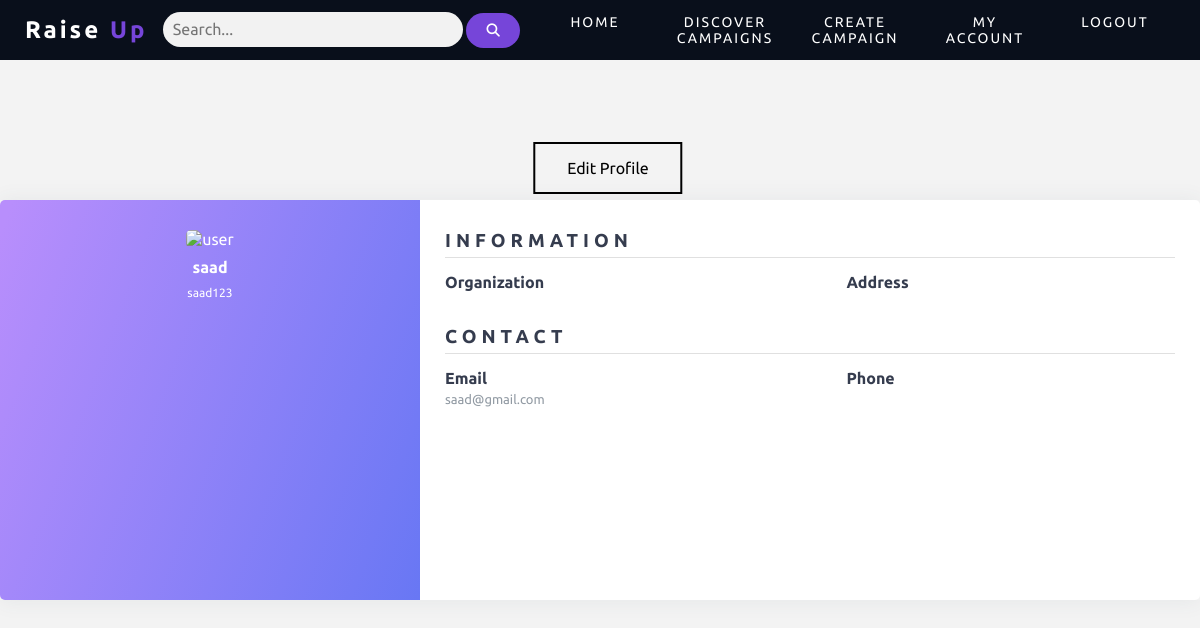
/profile.php (signed in), run on the app's committed database.
### tables this page shows
CREATE TABLE `user_info` (
  `id` int(11) NOT NULL,
  `name` varchar(50) NOT NULL,
  `username` varchar(25) NOT NULL,
  `email` varchar(50) NOT NULL,
  `password` varchar(20) NOT NULL,
  `roleID` int(1) NOT NULL,
  `organization` varchar(50) DEFAULT NULL,
  `address` varchar(200) DEFAULT NULL,
  `phone` bigint(15) DEFAULT NULL,
  `image` varchar(255) DEFAULT NULL
);

### profile.php (the view, shortened to what this page needs)
<?php
	require 'config.php';
  	$id = $_SESSION['id'];
  	$sql = "SELECT * FROM user_info WHERE id = '$id'";
  	$result = mysqli_query($conn, $sql);
  	$user = mysqli_fetch_assoc($result);
?>
<!DOCTYPE html>
<html>
<head>
</head>
<body>
 <?php include('header-footer/headeruser.php'); ?>
<div class="buttons">
 <form action="updateprofile.php" method="post">
  <button class="pulse">Edit Profile</button>
  </form>
</div>
<div class="wrapper">
    <div class="left">
        <img src="<?php  echo htmlspecialchars($user['image']); ?>" alt="user" height="150">
        <h4><?php  echo htmlspecialchars($user['name']); ?></h4>
         <p><?php  echo htmlspecialchars($user['username']); ?></p>
    </div>
    <div class="right">
        <div class="info">
            <h3>Information</h3>
            <div class="info_data">
                 <div class="data">
                    <h4>Organization</h4>
                 </div>
                 <div class="data">
                   <h4>Address</h4>
              </div>
            </div>
        </div>
      <div class="projects">
            <h3>Contact</h3>
            <div class="projects_data">
                 <div class="data">
                    <h4>Email</h4>
                    <p><?php  echo htmlspecialchars($user['email']); ?></p>
                 </div>
                 <div class="data">
                   <h4>Phone</h4>
              </div>
            </div>
        </div>
    </div>
</div>
</body>
</html>

### profile.php (style rules this page uses)
* { margin: 0; padding: 0; box-sizing: border-box; list-style: none; font-family: 'Josefin Sans', sans-serif; }
body { background-color: #f3f3f3; }
.wrapper { position: absolute; top: 50%; left: 50%; transform: translate(-50%,-50%); width: 1200px; height: 400px; display: flex; box-shadow: 0 1px 20px 0 rgba(69,90,100,.08); }
.wrapper .left { width: 35%; background: linear-gradient(110.6deg, rgb(184, 142, 252) 2.2%, rgb(104, 119, 244) 100.2%); padding: 30px 25px; border-top-left-radius: 5px; border-bottom-left-radius: 5px; text-align: center; color: #fff; }
.wrapper .left img { border-radius: 5px; margin-bottom: 10px; }
.wrapper .left h4 { margin-bottom: 10px; }
.wrapper .left p { font-size: 12px; }
.wrapper .right { width: 65%; background: #fff; padding: 30px 25px; border-top-right-radius: 5px; border-bottom-right-radius: 5px; }
.wrapper .right .info, .wrapper .right .projects { margin-bottom: 25px; }
.wrapper .right .info h3, .wrapper .right .projects h3 { margin-bottom: 15px; padding-bottom: 5px; border-bottom: 1px solid #e0e0e0; color: #353c4e; text-transform: uppercase; letter-spacing: 5px; }
.wrapper .right .info_data, .wrapper .right .projects_data { display: flex; justify-content: space-between; }
.wrapper .right .info_data .data, .wrapper .right .projects_data .data { width: 45%; }
.wrapper .right .info_data .data h4, .wrapper .right .projects_data .data h4 { color: #353c4e; margin-bottom: 5px; }
.wrapper .right .info_data .data p, .wrapper .right .projects_data .data p { font-size: 13px; margin-bottom: 10px; color: #919aa3; }
.pulse { position: absolute; top: 20%; left: 50%; transform: translate(-50%, -50%); background: none; border: 2px solid; font: inherit; line-height: 1; margin: 0.5em; padding: 1em 2em; }
.pulse { --color: #A020F0; --hover: #A020F0; }

### header-footer/headeruser.php (style rules this page uses)
* { margin: 0; padding: 0; font-family: 'Ubuntu', sans-serif; text-decoration: none; box-sizing: border-box; list-style: none; }

### data on the page
user_info: name "saad", username "saad123", email "saad@gmail.com"
